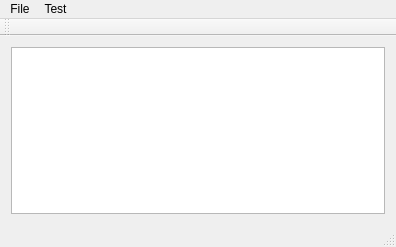
<?xml version="1.0" encoding="UTF-8"?>
<ui version="4.0">
 <class>WTCMainWindow</class>
 <widget class="QMainWindow" name="WTCMainWindow">
  <property name="geometry">
   <rect>
    <x>0</x>
    <y>0</y>
    <width>396</width>
    <height>247</height>
   </rect>
  </property>
  <property name="windowTitle">
   <string>WTCMainWindow</string>
  </property>
  <widget class="QWidget" name="centralWidget">
   <layout class="QVBoxLayout" name="verticalLayout">
    <item>
     <widget class="QPlainTextEdit" name="plainTextEdit"/>
    </item>
   </layout>
  </widget>
  <widget class="QMenuBar" name="menuBar">
   <property name="geometry">
    <rect>
     <x>0</x>
     <y>0</y>
     <width>396</width>
     <height>25</height>
    </rect>
   </property>
   <widget class="QMenu" name="menuFile">
    <property name="title">
     <string>File</string>
    </property>
   </widget>
   <widget class="QMenu" name="menuTest">
    <property name="title">
     <string>Test</string>
    </property>
    <addaction name="actionSend_Causue"/>
    <addaction name="actionSend_Result"/>
   </widget>
   <addaction name="menuFile"/>
   <addaction name="menuTest"/>
  </widget>
  <widget class="QToolBar" name="mainToolBar">
   <attribute name="toolBarArea">
    <enum>TopToolBarArea</enum>
   </attribute>
   <attribute name="toolBarBreak">
    <bool>false</bool>
   </attribute>
  </widget>
  <widget class="QStatusBar" name="statusBar"/>
  <action name="actionSend_Causue">
   <property name="text">
    <string>Send Causue</string>
   </property>
  </action>
  <action name="actionSend_Result">
   <property name="text">
    <string>Send Result</string>
   </property>
  </action>
 </widget>
 <layoutdefault spacing="6" margin="11"/>
 <resources/>
 <connections/>
</ui>
